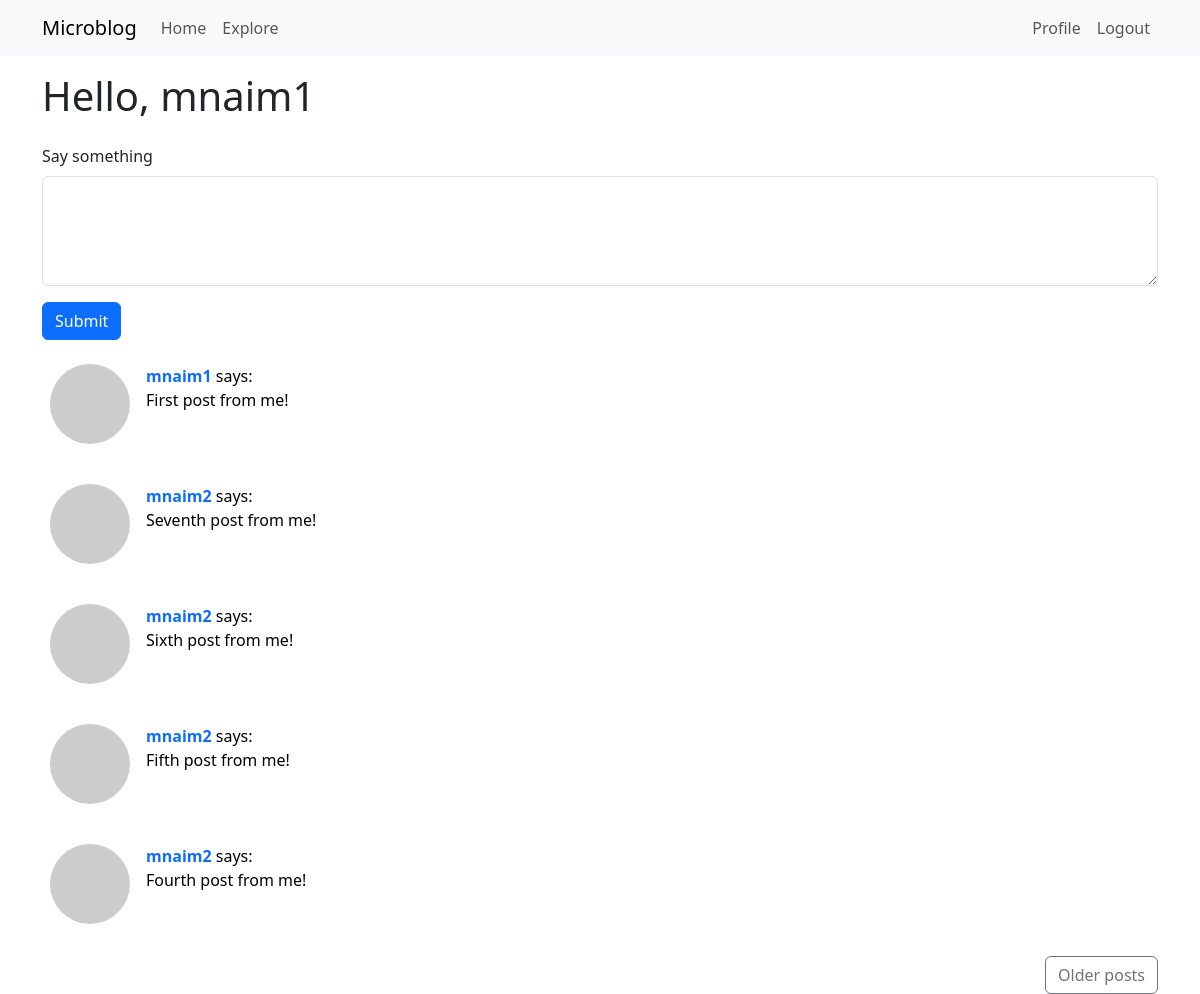
The app's page /index (signed in) with its own data.
### app/models.py (models this page shows, shortened)
class User (UserMixin, db.Model):
	id = db.Column (db.Integer, primary_key=True)
	username = db.Column (db.String, index=True, unique=True)
	email = db.Column (db.String, index=True, unique=True)
	password_hash = db.Column (db.String (128))
	posts = db.relationship ('Post', backref='author', lazy='dynamic')
	about_me = db.Column (db.String (140))
	last_seen = db.Column (db.DateTime, default=datetime.utcnow)
	followed = db.relationship (
		'User', secondary=followers,
		primaryjoin=(followers.c.follower_id == id),
		secondaryjoin=(followers.c.followed_id == id),
		backref=db.backref ('followers', lazy='dynamic'), lazy='dynamic')
	def avatar (self, size):
		digest = md5 (self.email.lower ().encode ('utf-8')).hexdigest ()
		return 'https://www.gravatar.com/avatar/{}?d=identicon&s={}'.format (
			digest, size)
	def followed_posts (self):
		followed_ids = [user.id for user in self.followed]
		followed_ids.append (self.id)
		return Post.query.filter (Post.user_id.in_ (followed_ids)).order_by (Post.timestamp.desc ())

class Post (db.Model):
	id = db.Column (db.Integer, primary_key=True)
	body = db.Column (db.String (140))
	timestamp = db.Column (db.DateTime, index=True, default=datetime.utcnow)
	user_id = db.Column (db.Integer, db.ForeignKey ('user.id'))

### app/routes.py (the view)
@app.route ('/')
@app.route ('/index', methods=['GET', 'POST'])
@login_required
def index ():
	form = PostForm ()
	if form.validate_on_submit ():
		post = Post (body=form.post.data, author=current_user)
		db.session.add (post)
		db.session.commit ()
		flash ('Your post is now live!')
		return redirect (url_for ('index'))
	page = request.args.get ('page', 1, type=int)
	posts = db.paginate (
		current_user.followed_posts (), page=page,
		per_page=app.config['POST_PER_PAGE'])
	next_url = url_for ('index', page=posts.next_num) \
		if posts.has_next else None
	prev_url = url_for ('index', page=posts.prev_num) \
		if posts.has_prev else None
	return render_template ('index.html', title='Home', form=form,
		posts=posts.items, prev_url=prev_url, next_url=next_url)

### app/forms.py
class PostForm (FlaskForm):
	post = TextAreaField ('Say something', validators=[
		DataRequired (), Length (min=1, max=140)])
	submit = SubmitField ('Submit')

### app/routes.py (called while the page is built)
@login.user_loader
def load_user (id):
	return User.query.get (int (id))

@app.before_request
def before_request ():
	if current_user.is_authenticated:
		current_user.last_seen = datetime.utcnow ()
		db.session.commit ()

### app/templates/index.html (shortened to what this page needs)
{% extends "base.html" %}
{% block content %}
  <h1 class="mb-4">Hello, {{ current_user.username }}</h1>
  {% if form %}
  <form action="" method="post">
    <div class="mb-3">
      <label for="post" class="form-label">{{ form.post.label }}</label>
      {{ form.post(class="form-control", id="post", rows=4, cols=32) }}
    </div>
    <div class="mb-3">
      {{ form.submit(class="btn btn-primary") }}
    </div>
  </form>
  {% endif %}
  {% for post in posts %}
  <div class="mb-4">
    {% include "_post.html" %}
  </div>
  {% endfor %}
  <div class="d-flex justify-content-between">
    {% if next_url %}
    <a href="{{ next_url }}" class="btn btn-outline-secondary ms-auto">Older posts</a>
    {% endif %}
  </div>
{% endblock %}

### app/templates/_post.html
<table class="table table-borderless mb-0">
  <tr valign="top">
    <td style="width: 50px;">
      <img src="{{ post.author.avatar(36) }}" class="rounded-circle" alt="Avatar">
    </td>
    <td>
      <a href="{{ url_for('user', username=post.author.username) }}" class="fw-bold text-decoration-none">
        {{ post.author.username }}
      </a> says:<br>
      <p class="mb-0">{{ post.body }}</p>
    </td>
  </tr>
</table>

### records on screen
User: username "mnaim1"
Post: author.username "mnaim1", body "First post from me!"
Post: author.username "mnaim2", body "Seventh post from me!"
Post: author.username "mnaim2", body "Sixth post from me!"
Post: author.username "mnaim2", body "Fifth post from me!"
Post: author.username "mnaim2", body "Fourth post from me!"
